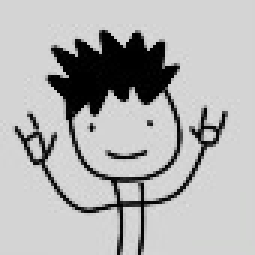
#> input picture cards/avatar1.jpeg, 85 x 85 px (shown 3 times larger)
$ python images.py
#> lines starting #> are read from the running program, lines starting #| are printed output that depends on the picture
from tkinter import *
from PIL import ImageTk, Image


### avatars

avatar1 = Image.open("cards/avatar1.jpeg")
#> avatar1 is the input picture: PIL image 85x85 RGB; mean R, G, B 178, 178.1, 178
avatar2 = Image.open("cards/avatar2.jpeg")
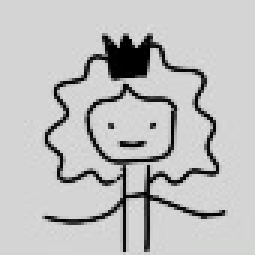
#> input picture cards/avatar2.jpeg, 85 x 85 px (shown 3 times larger)
#> avatar2 is the input picture: PIL image 85x85 RGB; mean R, G, B 190.4, 190.5, 190.4
avatar3 = Image.open("cards/avatar3.jpeg")
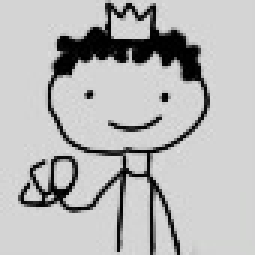
#> input picture cards/avatar3.jpeg, 85 x 85 px (shown 3 times larger)
#> avatar3 is the input picture: PIL image 85x85 RGB; mean R, G, B 183.5, 183.5, 183.5
avatar4 = Image.open("cards/avatar4.jpeg")
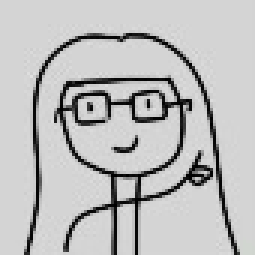
#> input picture cards/avatar4.jpeg, 85 x 85 px (shown 3 times larger)
#> avatar4 is the input picture: PIL image 85x85 RGB; mean R, G, B 189, 189, 189
#> (the run stopped early here; a loop or call above may not have finished)
